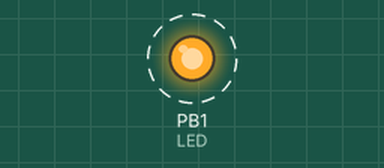
Simulated run of this program. Board: ATmega328P, built with avr-gcc and emulated at 16 MHz. Parts: output pins drawn as LEDs (lit = HIGH). Dashed ring = blinking.

Above: at 0.02 s.
Timing chart, 0 to 3.0 s (numbered marks = the images above):
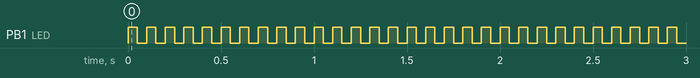

Measured:
- by itself, PB1 (LED): alternates HIGH for 0.05 s and LOW for 0.05 s

The program:

main.c
```c
/*LED_Blink.c
* Created: 12/03/2023 13:59:36
* For Arduino Pro Mini with ATmega328P
* Fuses: E=0xFD, H=0xDA & L=0xFF
* Device signature = 0x1E950F
*/

#ifndef F_CPU
#define F_CPU 16000000UL // Specify actual clock speed of target CPU so any delay macros have accurate timings.  Here 16 MHz clock speed. To verify crystal frequency set delay to 1s and count 30 LED flash cycles per minute
#endif

#include <avr/io.h> //I/O definitions including the particular device we use e.g ATmega328P, which is specified in PROJECT > "Project Name" > Device
#include <util/delay.h> //Convenience functions for busy-wait delay loops
#include <avr/cpufunc.h> //This header file contains macros (e.g. _NOP(); that access special functions of the AVR CPU which do not fit into any of the other header files.

int main(void)
{
	DDRB = DDRB | 0b00000010; //PORTB1 to an output, known as Digital pin D9 on an Arduino Pro Mini, drives Yellow LED on AVR Dragon programmer board

	while(1) //infinite loop
	{
		PORTB ^= 1 << PINB1; //Toggle Pin B1 on Port B, known as Digital Pin 9 on an Arduino Pro Mini.  Can't use on-board LED as connected to PB5 which is used as SCK form the connection to the AVR Dragon programmer
		_NOP();
		_delay_ms(50);
		_NOP();
	}

}
```
